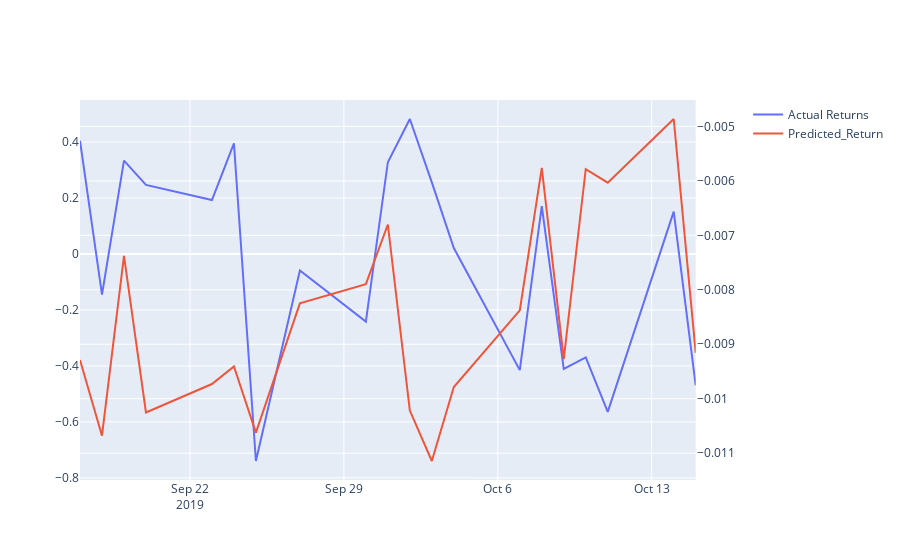

The notebook cell saved with this chart:
### Markdown cell above
### Linear Regression Model

### Code cell
# Fit a SKLearn linear regression using just the training set (X_train, Y_train):
model = LinearRegression()
model.fit(X_train, Y_train)
predictions = model.predict(X_test)
# Assemble actual y data (Y_test) with predicted y data (from just above) into two columns in a dataframe:
Results = Y_test.to_frame()
Results['Predicted_return'] = predictions

# Plot the first 20 predictions vs the true values
fig = make_subplots(specs=[[{"secondary_y": True}]])

fig.add_trace(
    go.Scatter(x=Results.index[-20:], y=Results['Returns'].tail(20), name="Actual Returns"),
    row=1, col=1, secondary_y=False)

fig.add_trace(
    go.Scatter(x=Results.index[-20:], y=Results['Predicted_return'].tail(20), name="Predicted_Return"),
    row=1, col=1, secondary_y=True,
)
fig.show()

### Figure 1 — Plotly figure (JSON) as saved in the notebook; plotly's stock layout.template omitted (floating-point values rounded to 4 significant figures)
{"data": [{"name": "Actual Returns", "type": "scatter", "x": ["2019-09-17T00:00:00", "2019-09-18T00:00:00", "2019-09-19T00:00:00", "2019-09-20T00:00:00", "2019-09-23T00:00:00", "2019-09-24T00:00:00", "2019-09-25T00:00:00", "2019-09-27T00:00:00", "2019-09-30T00:00:00", "2019-10-01T00:00:00", "2019-10-02T00:00:00", "2019-10-03T00:00:00", "2019-10-04T00:00:00", "2019-10-07T00:00:00", "2019-10-08T00:00:00", "2019-10-09T00:00:00", "2019-10-10T00:00:00", "2019-10-11T00:00:00", "2019-10-14T00:00:00", "2019-10-15T00:00:00"], "xaxis": "x", "y": [0.4049, -0.1452, 0.3338, 0.2468, 0.1927, 0.3954, -0.7397, -0.05897, -0.2414, 0.328, 0.4824, 0.256, 0.02128, -0.4149, 0.1709, -0.4106, -0.3695, -0.5643, 0.1513, -0.4695], "yaxis": "y"}, {"name": "Predicted_Return", "type": "scatter", "x": ["2019-09-17T00:00:00", "2019-09-18T00:00:00", "2019-09-19T00:00:00", "2019-09-20T00:00:00", "2019-09-23T00:00:00", "2019-09-24T00:00:00", "2019-09-25T00:00:00", "2019-09-27T00:00:00", "2019-09-30T00:00:00", "2019-10-01T00:00:00", "2019-10-02T00:00:00", "2019-10-03T00:00:00", "2019-10-04T00:00:00", "2019-10-07T00:00:00", "2019-10-08T00:00:00", "2019-10-09T00:00:00", "2019-10-10T00:00:00", "2019-10-11T00:00:00", "2019-10-14T00:00:00", "2019-10-15T00:00:00"], "xaxis": "x", "y": [-0.009288, -0.01068, -0.007378, -0.01025, -0.009731, -0.009406, -0.01062, -0.008249, -0.007896, -0.006801, -0.01022, -0.01114, -0.009786, -0.008377, -0.00576, -0.009275, -0.005786, -0.006033, -0.004864, -0.009158], "yaxis": "y2"}], "layout": {"xaxis": {"anchor": "y", "domain": [0, 0.94]}, "yaxis": {"anchor": "x", "domain": [0, 1]}, "yaxis2": {"anchor": "x", "overlaying": "y", "side": "right"}}}
